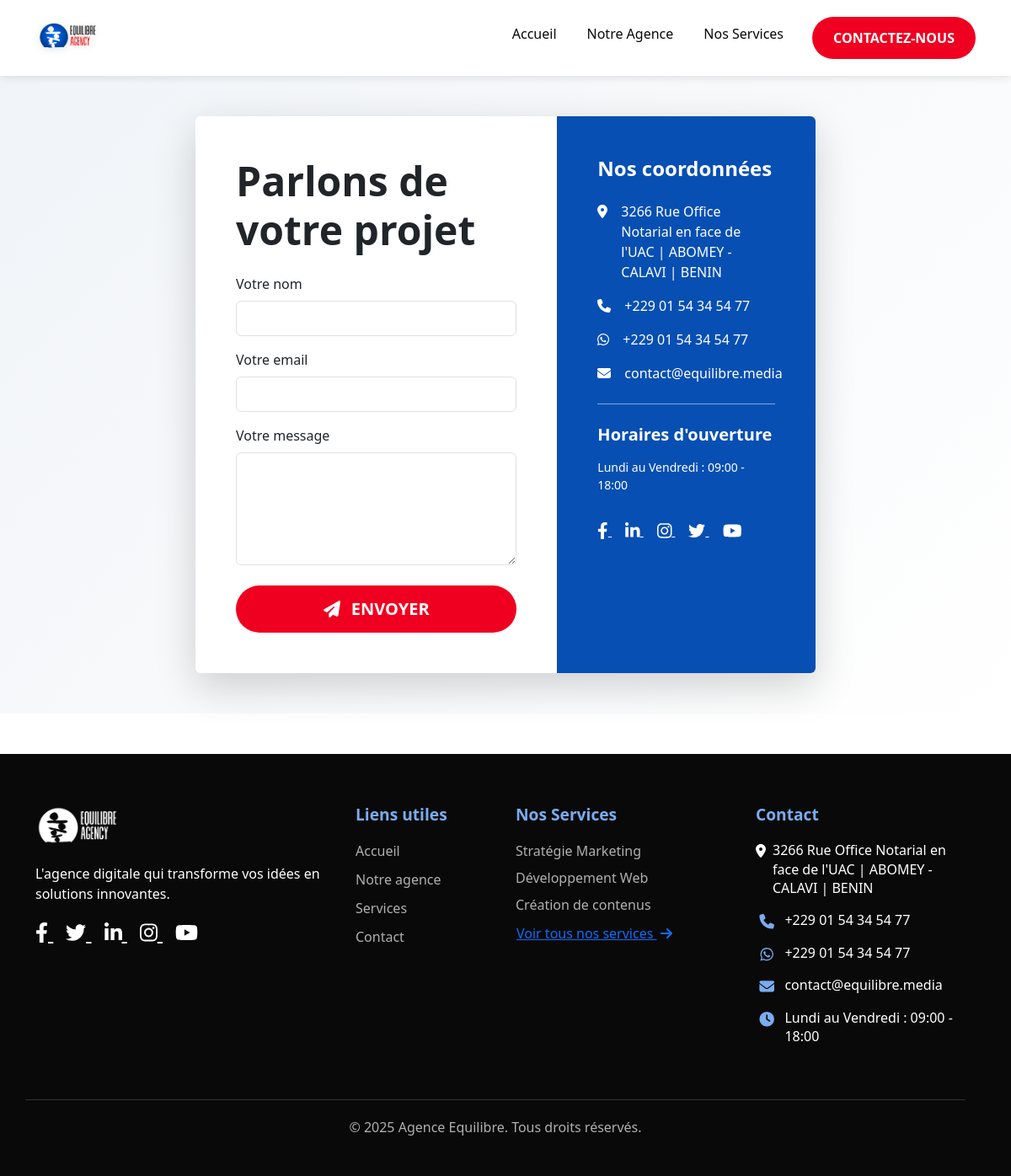
Page /contact/ on the committed database.
### core/models.py (models this page shows)
class SiteConfig(models.Model):
    logo = models.ImageField(upload_to="config/")
    call_phone = models.CharField(max_length=20)
    whatsapp_phone = models.CharField(max_length= 20)
    email= models.EmailField()
    address= models.CharField(max_length=200)
    horaires= models.CharField(max_length=200)
    social_facebook= models.CharField(max_length=200, blank= True, null= True)
    social_linkedin= models.CharField(max_length= 200, blank= True, null= True)
    social_instagram= models.CharField(max_length= 200, blank= True, null= True)
    social_youtube= models.CharField(max_length= 200, blank= True, null= True)
    social_twitter= models.CharField(max_length= 200, blank= True, null= True)
    class Meta:
        verbose_name = "Configuration du site"

### services/models.py (models this page shows, shortened)
class Service(models.Model):
    name = models.CharField(max_length=100)
    slug = models.SlugField(max_length=100, unique=True)
    short_description = models.CharField(max_length=300, blank=True)
    full_description = models.TextField()
    image = models.ImageField(upload_to='services/')
    is_active = models.BooleanField(default=True)
    full_description_image = models.ImageField(upload_to='services/', blank=True)
    is_featured = models.BooleanField(
        default=False,
        help_text="Cocher pour afficher ce service en page d'accueil"
    )
    icon = models.CharField(
        max_length=50,
        blank=True,
        help_text="Utilisez les classes Font Awesome. Ex: code → fa-code"
    )
    header_image = models.ImageField(upload_to='services/headers/', default='services/headers/default_header.jpg')
    strengths_image = models.ImageField(upload_to='services/strengths/', blank=True)
    strengths_text = models.TextField(
        "Atouts clés",
        max_length=500,
        blank=True,
        default="Notre expertise dans ce domaine inclut :\n- Solution personnalisée\n- Technologie de pointe\n- Support premium"
    )
    display_order = models.PositiveIntegerField(
        default=0,
        help_text="Ordre d'affichage (plus petit chiffre en premier)"
    )
    class Meta:
        ordering = ['display_order', 'name']

### contact/views.py (the view, shortened to what this page needs)
# urls.py: path("", ContactView.as_view(), name="contact_form"),
class ContactView(FormView):
    template_name = "contact/form.html"
    form_class = ContactForm
    success_url = reverse_lazy("contact_success")

### templates/contact/form.html (shortened to what this page needs)
{% extends "core/base.html" %}
{% load static %}
{% block content %}
<section class="contact-section py-5 bg-light">
    <div class="container">
        <div class="row justify-content-center">
            <div class="col-lg-8">
                <div class="card border-0 shadow-lg overflow-hidden">
                    <div class="row g-0">
                        <div class="col-md-7 p-4 p-lg-5 bg-white">
                            <h2 class="display-5 fw-bold text-cobalt mb-4">Parlons de votre projet</h2>
                            <form method="post" class="needs-validation" novalidate>
                                <div class="mb-3">
                                    <label for="id_name" class="form-label">Votre nom</label>
                                    <input type="text" class="form-control py-2" id="id_name" name="name" required>
                                </div>
                                <div class="mb-3">
                                    <label for="id_email" class="form-label">Votre email</label>
                                    <input type="email" class="form-control py-2" id="id_email" name="email" required>
                                </div>
                                <div class="mb-4">
                                    <label for="id_message" class="form-label">Votre message</label>
                                    <textarea class="form-control" id="id_message" name="message" rows="5" required></textarea>
                                </div>
                                <button type="submit" class="btn btn-accent btn-lg w-100">
                                    <i class="fas fa-paper-plane me-2"></i> Envoyer
                                </button>
                            </form>
                        </div>
                    <div class="col-md-5 bg-cobalt text-white p-4 p-lg-5">
                        <h3 class="h4 fw-bold mb-4">Nos coordonnées</h3>
                        <ul class="list-unstyled contact-list">
                            <li class="mb-3 d-flex align-items-start">
                                <i class="fas fa-map-marker-alt mt-1 me-3"></i>
                                <span>{{ config.address|default:"123 Rue Digitale, 75000 Paris" }}</span>
                            </li>
                            <li class="mb-3 d-flex align-items-start">
                                <i class="fas fa-phone mt-1 me-3"></i>
                                <a href="tel:{{ config.call_phone|cut:' '|default:'+33123456789' }}"
                                class="text-white text-decoration-none hover-underline">
                                {{ config.call_phone|default:"+33 1 23 45 67 89" }}
                                </a>
                            </li>
                            <li class="mb-3 d-flex align-items-start">
                                <i class="fab fa-whatsapp mt-1 me-3"></i>
                                <a href="https://wa.me/{{ config.whatsapp_phone|cut:' '|cut:'+'|default:'33612345678' }}"
                                class="text-white text-decoration-none hover-underline"
                                target="_blank"
                                rel="noopener noreferrer">
                                {{ config.whatsapp_phone|default:"+33 6 12 34 56 78" }}
                                </a>
                            </li>
                            <li class="mb-4 d-flex align-items-start">
                                <i class="fas fa-envelope mt-1 me-3"></i>
                                <a href="mailto:{{ config.email|default:'contact@exemple.com' }}"
                                class="text-white text-decoration-none hover-underline">
                                {{ config.email|default:"contact@exemple.com" }}
                                </a>
                            </li>
                        </ul>
                        <hr class="border-white opacity-50 my-4">
                        <h4 class="h5 fw-bold mb-3">Horaires d'ouverture</h4>
                        <p class="small mb-0">{{ config.horaires|default:"Lun-Ven : 9h-18h" }}</p>
                        <div class="mt-4 pt-2 social-links">
                            {% if config.social_facebook %}
                            <a href="{{ config.social_facebook }}" class="text-white me-3"
                            target="_blank" rel="noopener noreferrer"
                            aria-label="Notre page Facebook">
                                <i class="fab fa-facebook-f fa-lg hover-scale"></i>
                            </a>
                            {% endif %}
                            {% if config.social_linkedin %}
                            <a href="{{ config.social_linkedin }}" class="text-white me-3"
                            target="_blank" rel="noopener noreferrer"
                            aria-label="Notre page LinkedIn">
                                <i class="fab fa-linkedin-in fa-lg hover-scale"></i>
                            </a>
                            {% endif %}
                            {% if config.social_instagram %}
                            <a href="{{ config.social_instagram }}" class="text-white me-3"
                            target="_blank" rel="noopener noreferrer"
                            aria-label="Notre page Instagram">
                                <i class="fab fa-instagram fa-lg hover-scale"></i>
                            </a>
                            {% endif %}
                            {% if config.social_twitter %}
                            <a href="{{ config.social_twitter }}" class="text-white me-3"
                            target="_blank" rel="noopener noreferrer"
                            aria-label="Notre compte Twitter">
                                <i class="fab fa-twitter fa-lg hover-scale"></i>
                            </a>
                            {% endif %}
                            {% if config.social_youtube %}
                            <a href="{{ config.social_youtube }}" class="text-white"
                            target="_blank" rel="noopener noreferrer"
                            aria-label="Notre chaîne YouTube">
                                <i class="fab fa-youtube fa-lg hover-scale"></i>
                            </a>
                            {% endif %}
                        </div>
                    </div>
                    </div>
                </div>
            </div>
        </div>
    </div>
</section>
{% endblock %}

### templates/core/base.html (shortened to what this page needs)
<!DOCTYPE html>
{% load static %}
<html lang="fr">
<head>
    <link href="https://cdn.jsdelivr.net/npm/bootstrap@5.3.0/dist/css/bootstrap.min.css" rel="stylesheet">
    <link rel="stylesheet" href="https://cdnjs.cloudflare.com/ajax/libs/font-awesome/6.4.0/css/all.min.css">
    <link rel="stylesheet" href="https://cdn.jsdelivr.net/npm/swiper@11/swiper-bundle.min.css"/>
    <link rel="stylesheet" href="{% static 'css/custom.css' %}">
    <link rel="stylesheet" href="{% static 'css/about.css' %}">
    <link rel="stylesheet" href="{% static 'css/home.css' %}">
</head>
<body>
    <nav class="navbar navbar-expand-lg sticky-top">
        <div class="container">
            <a class="navbar-brand" href="{% url 'home' %}">
                <img src="{% static 'img/logo-ea.png' %}" alt="Logo" class="logo" style="height: 50px;">
            </a>
            <div class="collapse navbar-collapse" id="navbarNav">
                <ul class="navbar-nav ms-auto">
                    <li class="nav-item">
                        <a class="nav-link" href="{% url 'home' %}">Accueil</a>
                    </li>
                    <li class="nav-item">
                        <a class="nav-link" href="{% url 'about' %}">Notre Agence</a>
                    </li>
                    <li class="nav-item">
                        <a class="nav-link" href="{% url 'service-list' %}">Nos Services</a>
                    </li>
                    <li class="nav-item ms-lg-3">
                        <a class="btn btn-accent" href="{% url 'contact_form' %}">Contactez-nous</a>
                    </li>
                </ul>
            </div>
        </div>
    </nav>
    <main class="flex-shrink-0">
        {% block content %}{% endblock %}
    </main>
    <footer class="mt-5">
        <div class="container">
            <div class="row">
                <div class="col-lg-4 mb-4">
                    <div class="footer-logo">
                        <img src= "{{ config.logo.url }}" alt="Logo Agence">
                    </div>
                    <p>L'agence digitale qui transforme vos idées en solutions innovantes.</p>
                    <div class="mt-3">
                        {% if config.social_facebook %}
                        <a href="{{ config.social_facebook }}" target="_blank" rel="noopener noreferrer" class="social-icon">
                            <i class="fab fa-facebook-f"></i>
                        </a>
                        {% endif %}
                        {% if config.social_twitter %}
                        <a href="{{ config.social_twitter }}" target="_blank" rel="noopener noreferrer" class="social-icon">
                            <i class="fab fa-twitter"></i>
                        </a>
                        {% endif %}
                        {% if config.social_linkedin %}
                        <a href="{{ config.social_linkedin }}" target="_blank" rel="noopener noreferrer" class="social-icon">
                            <i class="fab fa-linkedin-in"></i>
                        </a>
                        {% endif %}
                        {% if config.social_instagram %}
                        <a href="{{ config.social_instagram }}" target="_blank" rel="noopener noreferrer" class="social-icon">
                            <i class="fab fa-instagram"></i>
                        </a>
                        {% endif %}
                        {% if config.social_youtube %}
                        <a href="{{ config.social_youtube }}" target="_blank" rel="noopener noreferrer" class="social-icon">
                            <i class="fab fa-youtube"></i>
                        </a>
                        {% endif %}
                    </div>
                </div>
                <div class="col-lg-2 col-md-6 mb-4">
                    <h4 class="footer-heading">Liens utiles</h4>
                    <a href="{% url 'home' %}" class="footer-link">Accueil</a>
                    <a href="{% url 'about' %}" class="footer-link">Notre agence</a>
                    <a href="{% url 'service-list' %}" class="footer-link">Services</a>
                    <a href="{% url 'contact_form' %}" class="footer-link">Contact</a>
                </div>
                <div class="col-lg-3 col-md-6 mb-4">
                    <h4 class="footer-heading">Nos Services</h4>
                    {% for service in global_featured_services %}
                        <a href="{% url 'service-detail' service.slug %}" class="footer-link d-block mb-2">
                            {{ service.name }}
                        </a>
                    {% empty %}
                        <p class="text-muted">Aucun service disponible</p>
                    {% endfor %}
                    {% if all_active_services|length > 4 %}
                        <a href="{% url 'service-list' %}" class="btn btn-link p-0 text-primary">
                            Voir tous nos services <i class="fas fa-arrow-right ms-1"></i>
                        </a>
                    {% endif %}
                </div>
                <div class="col-lg-3 col-md-6 mb-4">
                    <h4 class="footer-heading">Contact</h4>
                    {% if config.address %}
                    <div class="d-flex align-items-start mb-3">
                        <i class="fas fa-map-marker-alt fa-fw mt-1 me-2"></i>
                        <span>{{ config.address }}</span>
                    </div>
                    {% endif %}
                    {% if config.call_phone %}
                    <div class="d-flex align-items-start mb-3">
                        <i class="fas fa-phone fa-fw mt-1 me-2"></i>
                        <a href="tel:{{ config.call_phone|cut:' ' }}" class="text-white text-decoration-none">
                            {{ config.call_phone }}
                        </a>
                    </div>
                    {% endif %}
                    {% if config.whatsapp_phone %}
                    <div class="d-flex align-items-start mb-3">
                        <i class="fab fa-whatsapp fa-fw mt-1 me-2"></i>
                        <a href="https://wa.me/{{ config.whatsapp_phone|cut:' '|cut:'+' }}"
                           class="text-white text-decoration-none"
                           target="_blank">
                            {{ config.whatsapp_phone }}
                        </a>
                    </div>
                    {% endif %}
                    {% if config.email %}
                    <div class="d-flex align-items-start mb-3">
                        <i class="fas fa-envelope fa-fw mt-1 me-2"></i>
                        <a href="mailto:{{ config.email }}" class="text-white text-decoration-none">
                            {{ config.email }}
                        </a>
                    </div>
                    {% endif %}
                    {% if config.horaires %}
                    <div class="d-flex align-items-start">
                        <i class="fas fa-clock fa-fw mt-1 me-2"></i>
                        <span>{{ config.horaires }}</span>
                    </div>
                    {% endif %}
                </div>
            <div class="row">
                <div class="col-12 text-center copyright">
                    <p>&copy; {% now "Y" %} Agence Equilibre. Tous droits réservés.</p>
                </div>
            </div>
        </div>
    </footer>
 </body>
 </html>

### rows in the picture
SiteConfig: address "3266 Rue Office Notarial en face de l'UAC | ABOMEY - CALAVI | BENIN", call_phone "+229 01 54 34 54 77", whatsapp_phone "+229 01 54 34 54 77", email "contact@equilibre.media", horaires "Lundi au Vendredi : 09:00 - 18:00", logo (picture)
Service: name "Stratégie Marketing"
Service: name "Développement Web"
Service: name "Création de contenus"
